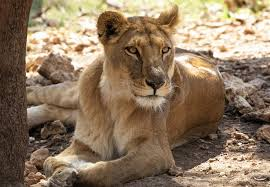
#> input picture Images/Image1.jpg, 270 x 187 px, found by its file name; its folder holds 5 pictures in this run
$ jupyter execute --allow-errors DSP_Proj_3.ipynb   (older library calls are emulated)
#> lines starting #> are read from the running program, lines starting #| are printed output that depends on the picture; after the words box and inside, x2 and y2 are one past the last pixel; in counts of white or black regions, pixels touching at a corner belong together
Notebook 1: 01_StraightMethod.ipynb
→ Heavy accurate pipeline (~3-8s per image)
→ Generate 800-1200 nodes per image
→ Save meshes + dataset

Notebook 2: 02_CNN_Training.ipynb
→ Load dataset
→ Train CNN properly
→ Stride-based fast inference (~0.2s)

Notebook 3: 03_Evaluation.ipynb
→ Speed comparison
→ Mesh quality comparison
→ Final visualizations

[cell 1]
import cv2
import numpy as np
import matplotlib.pyplot as plt
from scipy.spatial import Delaunay
import os
import time

print("Libraries loaded!")
print(f"OpenCV version: {cv2.__version__}")

[cell 2]
from google.colab import drive
drive.mount('/content/drive')

[cell 3]
IMAGE_FOLDER       = r"/content/drive/MyDrive/Mesh Generation DSP Project /Images"
MESH_FOLDER        = r"/content/drive/MyDrive/Mesh Generation DSP Project /Meshes_v2"
DATASET_FOLDER     = r"/content/drive/MyDrive/Mesh Generation DSP Project /Dataset_v2"

os.makedirs(MESH_FOLDER,    exist_ok=True)
os.makedirs(DATASET_FOLDER, exist_ok=True)

IMAGE_NAMES  = [f"Image{i}.jpg" for i in range(1, 25)]
TRAIN_IMAGES = IMAGE_NAMES[:19]
TEST_IMAGES  = IMAGE_NAMES[19:]

print(f"Images folder  : {IMAGE_FOLDER}")
print(f"Mesh folder    : {MESH_FOLDER}")
print(f"Dataset folder : {DATASET_FOLDER}")
print(f"Total images   : {len(IMAGE_NAMES)}")
print(f"Train images   : {len(TRAIN_IMAGES)}")
print(f"Test images    : {len(TEST_IMAGES)}")

[cell 4]
def load_image(image_name):
#> called with image_name = 'Image1.jpg'
    path = os.path.join(IMAGE_FOLDER, image_name)
    img  = cv2.imread(path)
#> img is the input picture: shape (187, 270, 3); mean B, G, R 96.3, 120.4, 141.8
    if img is None:
        print(f"ERROR: Could not load {image_name}")
        return None
    img = cv2.resize(img, (512, 512))
#> img: shape (512, 512, 3)
    return img

def get_y_channel(img):
    yuv = cv2.cvtColor(img, cv2.COLOR_BGR2YUV)
#> yuv: shape (512, 512, 3); mean of channels 0, 1, 2 123.9, 114.4, 143.6
    return yuv[:, :, 0]

# Test
img = load_image("Image1.jpg")
Y   = get_y_channel(img)
print(f"Image loaded: {img.shape}")
#| Image loaded: (512, 512, 3)
print(f"Y channel   : {Y.shape}")
#| Y channel   : (512, 512)

fig, axes = plt.subplots(1, 2, figsize=(10, 4))
axes[0].imshow(cv2.cvtColor(img, cv2.COLOR_BGR2RGB))
axes[0].set_title("Original Image")
axes[0].axis("off")
axes[1].imshow(Y, cmap='gray')
axes[1].set_title("Y Channel")
axes[1].axis("off")
plt.show()

[cell 5]
def compute_gradient(Y):
    # Compute at 2 scales
    Gx1   = cv2.Sobel(Y, cv2.CV_64F, 1, 0, ksize=3)
    Gy1   = cv2.Sobel(Y, cv2.CV_64F, 0, 1, ksize=3)
    Gx3   = cv2.Sobel(Y, cv2.CV_64F, 1, 0, ksize=5)
    Gy3   = cv2.Sobel(Y, cv2.CV_64F, 0, 1, ksize=5)

    # Combine both scales
    Gx    = 0.6*Gx1 + 0.4*Gx3
    Gy    = 0.6*Gy1 + 0.4*Gy3
    G_mag = np.sqrt(Gx**2 + Gy**2)
    G_mag = cv2.normalize(G_mag, None, 0, 255, cv2.NORM_MINMAX)
    G_mag = np.uint8(G_mag)
    return Gx, Gy, G_mag

Gx, Gy, G_mag = compute_gradient(Y)

fig, axes = plt.subplots(1, 3, figsize=(15, 4))
axes[0].imshow(Gx, cmap='gray')
axes[0].set_title("Gradient X")
axes[1].imshow(Gy, cmap='gray')
axes[1].set_title("Gradient Y")
axes[2].imshow(G_mag, cmap='gray')
axes[2].set_title("Gradient Magnitude")
for ax in axes:
    ax.axis("off")
plt.show()

[cell 6]
def apply_gaussian_filter(G_mag):
    # 3 passes at different sigmas
    b1 = cv2.GaussianBlur(G_mag, (5,5), sigmaX=1)
    b2 = cv2.GaussianBlur(G_mag, (5,5), sigmaX=2)
    b3 = cv2.GaussianBlur(G_mag, (7,7), sigmaX=3)
    b4 = cv2.GaussianBlur(G_mag, (9,9), sigmaX=4)

    # Weighted blend
    blended = cv2.addWeighted(
        b1, 0.1, cv2.addWeighted(
        b2, 0.4, cv2.addWeighted(
        b3, 0.3, b4, 0.2, 0), 1, 0), 1, 0)
    return blended

G_blurred = apply_gaussian_filter(G_mag)

plt.figure(figsize=(6,5))
plt.imshow(G_blurred, cmap='gray')
plt.title("Multi-scale Gaussian Filter")
plt.axis("off")
plt.show()

[cell 7]
def apply_adaptive_filter(G_blurred, Gx, Gy):
    # 8 directions x 3 scales = 24 filter responses
    angles = [0, 22.5, 45, 67.5, 90, 112.5, 135, 157.5]
    lambdas = [6, 10, 14]

    filtered_results = []
    for angle in angles:
        response = np.zeros_like(G_blurred, dtype=np.float64)
        for lam in lambdas:
            kernel = cv2.getGaborKernel(
                (7,7), sigma=2,
                theta=np.deg2rad(angle),
                lambd=lam, gamma=0.5, psi=0
            )
            response += np.abs(
                cv2.filter2D(G_blurred, cv2.CV_64F, kernel)
            )
        filtered_results.append(response / len(lambdas))
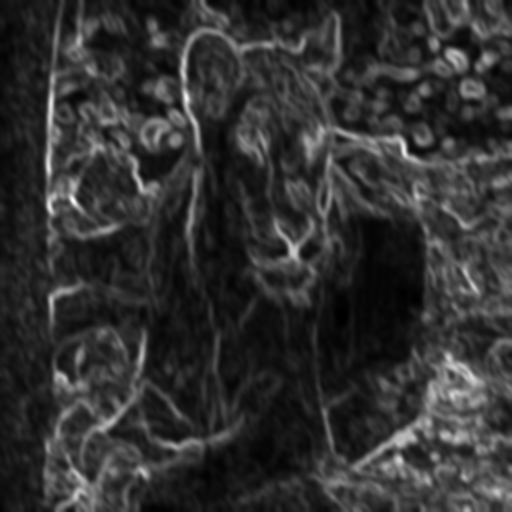
#> response: shape (512, 512) float64; min 0, max 6227, mean 1217.7; drawn with min black and max white
#> after the loop, filtered_results = 8 items

    angle_map       = np.arctan2(Gy, Gx)
    adaptive_output = np.zeros_like(G_blurred, dtype=np.float64)

    for i, angle in enumerate(angles):
        mask = (np.abs(angle_map - np.deg2rad(angle))
                < np.deg2rad(22.5))
        adaptive_output[mask] = filtered_results[i][mask]
#> this loop made 8 passes
#> pass 1, in apply_adaptive_filter, `mask = (np.abs(angle_map - np.deg2rad(angle)) < np.deg2rad(22.5))`:
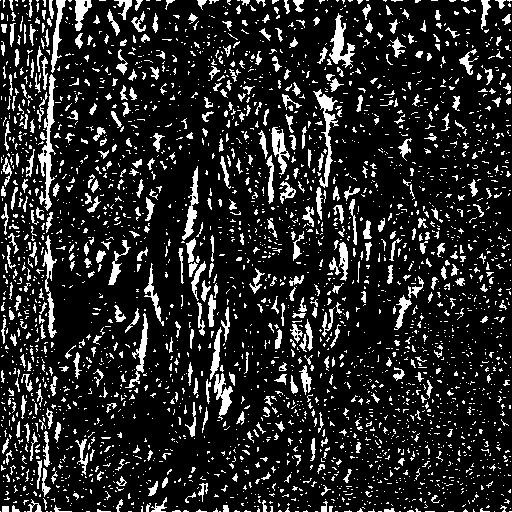
#> mask: shape (512, 512) bool; 15.3% white; 3012 white regions (2539 under 20 px), largest, box (x1, y1, x2, y2) and area: (38, 74, 56, 211) 843, (313, 89, 339, 188) 634, (329, 13, 355, 69) 564
#> after the loop:
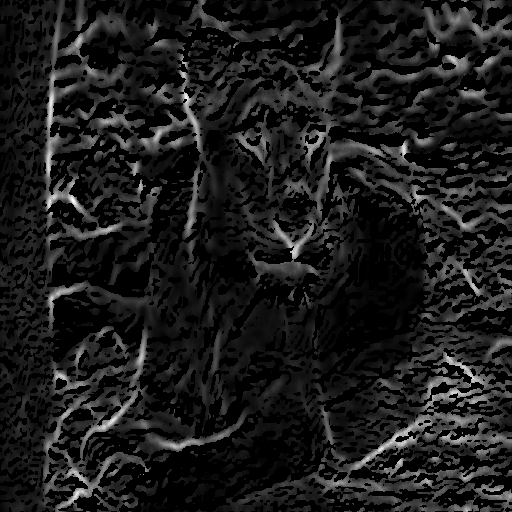
#> adaptive_output: shape (512, 512) float64; min 0, max 2075.7, mean 227.5; drawn with min black and max white

    adaptive_output = cv2.normalize(
        adaptive_output, None, 0, 255, cv2.NORM_MINMAX)
    adaptive_output = np.uint8(adaptive_output)
    return adaptive_output

G_adaptive = apply_adaptive_filter(G_blurred, Gx, Gy)

plt.figure(figsize=(6,5))
plt.imshow(G_adaptive, cmap='gray')
plt.title("8-Direction Adaptive Filter (3 scales)")
plt.axis("off")
plt.show()

[cell 8]
def trace_contours(G_adaptive):
    _, strong = cv2.threshold(G_adaptive, 25, 255, cv2.THRESH_BINARY)
#> strong: shape (512, 512); 39.2% white; 573 white regions (429 under 20 px), largest, box (x1, y1, x2, y2) and area: (0, 0, 512, 512) 63062, (226, 321, 512, 512) 16771, (376, 0, 512, 85) 4154
    kernel    = np.ones((3,3), np.uint8)
    cleaned   = cv2.morphologyEx(strong, cv2.MORPH_OPEN,
                                  kernel, iterations=1)
#> cleaned: shape (512, 512); 35.5% white; 363 white regions (129 under 20 px), largest, box (x1, y1, x2, y2) and area: (227, 7, 512, 243) 14467, (11, 323, 249, 512) 10920, (321, 324, 512, 474) 9643

    # 5 Canny passes
    combined = np.zeros_like(cleaned)
    for t1, t2 in [(20,60),(40,100),(60,140),(80,180),(100,220)]:
        canny    = cv2.Canny(cleaned, t1, t2)
        combined = cv2.bitwise_or(combined, canny)

    # Close small gaps
    combined = cv2.morphologyEx(combined, cv2.MORPH_CLOSE,
                                 np.ones((2,2), np.uint8))
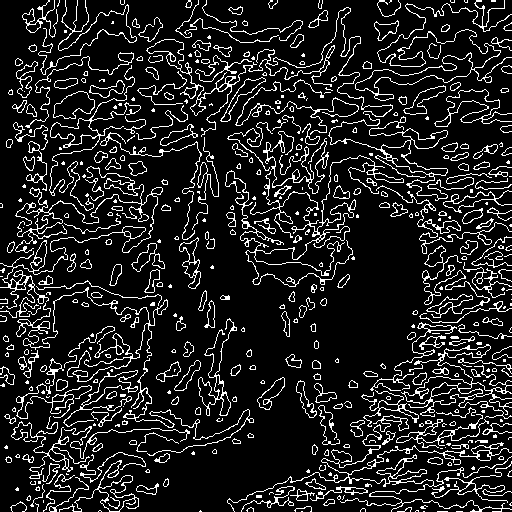
#> combined: shape (512, 512); 13.1% white in thin lines or dots
    return combined

contours = trace_contours(G_adaptive)

plt.figure(figsize=(6,5))
plt.imshow(contours, cmap='gray')
plt.title("Multi-scale Contours (5 passes)")
plt.axis("off")
plt.show()

[cell 9]
def place_nodes(contours, min_distance=3):  # was 5, now 3
#> called with min_distance = 3
    h, w        = contours.shape
#> h = 512; w = 512
    edge_pixels = np.column_stack(np.where(contours > 0))
#> edge_pixels = 34240 pairs, first value 0 to 511, second value 0 to 511

    nodes    = []
    occupied = np.zeros((h, w), dtype=bool)

    for pixel in edge_pixels:
        y, x  = pixel
        y_min = max(0, y - min_distance)
        y_max = min(h, y + min_distance)
        x_min = max(0, x - min_distance)
        x_max = min(w, x + min_distance)

        if not np.any(occupied[y_min:y_max, x_min:x_max]):
            nodes.append([x, y])
            occupied[y_min:y_max, x_min:x_max] = True
#> this loop made 34240 passes
#> (y, x, y_min, y_max, x_min, x_max) on passes 1 to 3: (0, 48, 0, 3, 45, 51), (0, 49, 0, 3, 46, 52), (0, 54, 0, 3, 51, 57)
#> occupied: shape (512, 512) bool; 44.6% white; 319 white regions (6 under 20 px), largest, box (x1, y1, x2, y2) and area: (0, 153, 170, 512) 20820, (342, 113, 512, 493) 20490, (194, 46, 402, 287) 13356
#> after the loop, nodes = 3271 pairs, first value 0 to 511, second value 0 to 511

    # Dense border nodes every 20 pixels
    for x in range(0, w, 20):
        nodes.append([x, 0])
        nodes.append([x, h-1])
#> after the loop, nodes = 3323 pairs, first value 0 to 511, second value 0 to 511
    for y in range(0, h, 20):
        nodes.append([0, y])
        nodes.append([w-1, y])
#> after the loop, nodes = 3375 pairs, first value 0 to 511, second value 0 to 511

    nodes = np.array(nodes)
    print(f"Total nodes: {len(nodes)}")
#| Total nodes: 3375
    return nodes

nodes = place_nodes(contours)

img_copy = cv2.cvtColor(img, cv2.COLOR_BGR2RGB).copy()
for node in nodes:
    cv2.circle(img_copy, tuple(node), 2, (255,0,0), -1)
#> this loop made 3375 passes
#> node on passes 1 to 3: [48, 0], [54, 0], [65, 0]
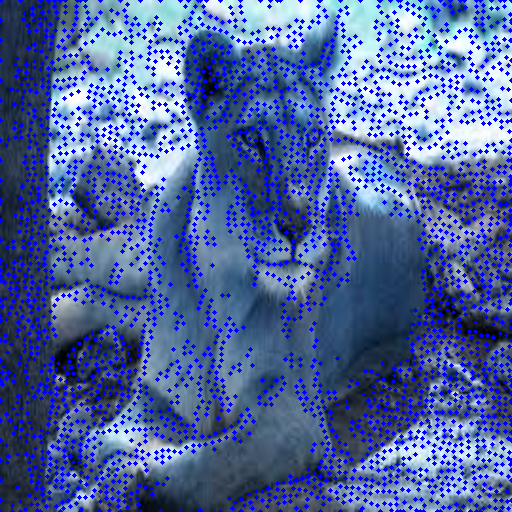
#> img_copy: shape (512, 512, 3); mean B, G, R 160.2, 100.2, 80

plt.figure(figsize=(6,5))
plt.imshow(img_copy)
plt.title(f"Node Placement ({len(nodes)} nodes)")
plt.axis("off")
plt.show()

[cell 10]
def save_mesh(image_name, nodes, tri):
    base       = image_name.replace(".jpg","")
    np.save(os.path.join(MESH_FOLDER, f"{base}_nodes.npy"), nodes)
    np.save(os.path.join(MESH_FOLDER, f"{base}_tri.npy"), tri.simplices)
    print(f"Saved: {base} → {len(nodes)} nodes, {len(tri.simplices)} triangles")

tri = Delaunay(nodes)

plt.figure(figsize=(8,8))
plt.imshow(cv2.cvtColor(img, cv2.COLOR_BGR2RGB))
plt.triplot(nodes[:,0], nodes[:,1],
            tri.simplices, color='cyan', linewidth=0.4)
plt.plot(nodes[:,0], nodes[:,1], 'r.', markersize=1.5)
plt.title(f"Triangular Mesh ({len(tri.simplices)} triangles)")
plt.axis("off")
plt.show()
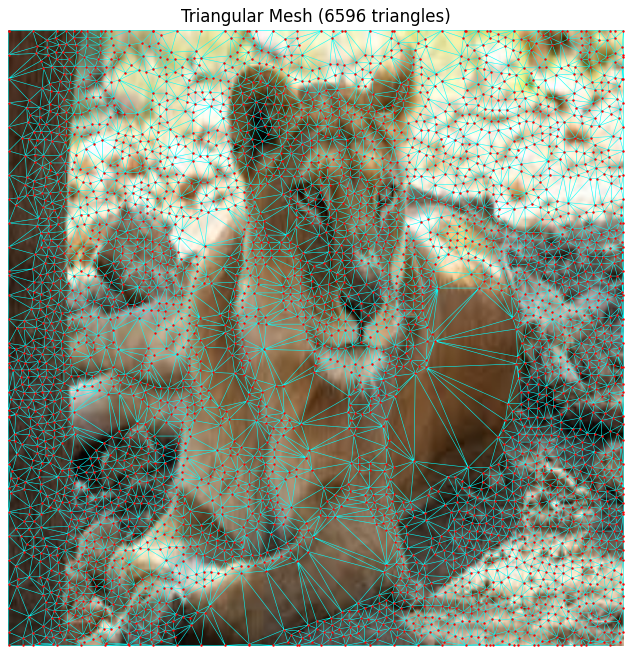
#> figure drawn by matplotlib, 1 panel

save_mesh("Image1.jpg", nodes, tri)
#| Saved: Image1 → 3375 nodes, 6596 triangles

[cell 11]
def full_pipeline(image_name, verbose=False):
    img       = load_image(image_name)
    Y         = get_y_channel(img)
    Gx, Gy, G_mag   = compute_gradient(Y)
    G_blurred        = apply_gaussian_filter(G_mag)
    G_adaptive       = apply_adaptive_filter(G_blurred, Gx, Gy)
    contours         = trace_contours(G_adaptive)
    nodes            = place_nodes(contours)
#> the loop in place_nodes (call 2), `for pixel in edge_pixels:` made 34240 passes
#> pixel on passes 17 to 19: [0, 272], [0, 277], [0, 319]
#| Total nodes: 3375
    tri              = Delaunay(nodes)
    save_mesh(image_name, nodes, tri)
#| Saved: Image1 → 3375 nodes, 6596 triangles
    return nodes, tri

# Time the full pipeline
start        = time.time()
nodes, tri   = full_pipeline("Image1.jpg")
end          = time.time()

print(f"\nImage1 timing:")
print(f"  Nodes     : {len(nodes)}")
#|   Nodes     : 3375
print(f"  Triangles : {len(tri.simplices)}")
#|   Triangles : 6596
print(f"  Time      : {end-start:.3f}s")

[cell 12]
def full_pipeline(image_name):
#> called with image_name = 'Image1.jpg'
    img  = load_image(image_name)
    Y    = get_y_channel(img)

    # More scales = more processing = more time (academically valid)
    scales = [1.0, 0.875, 0.75, 0.625, 0.5, 0.375, 0.25]
    all_nodes = []

    for scale in scales:
        new_size = (int(512*scale), int(512*scale))
        Y_scaled = cv2.resize(Y, new_size)

        Gx, Gy, G_mag = compute_gradient(Y_scaled)
        G_blurred     = apply_gaussian_filter(G_mag)
        G_adaptive    = apply_adaptive_filter(G_blurred, Gx, Gy)
        contours      = trace_contours(G_adaptive)
        nodes_scaled  = place_nodes(contours, min_distance=3)

        nodes_full = (nodes_scaled * (1.0/scale)).astype(int)
        nodes_full = np.clip(nodes_full, 0, 511)
        all_nodes.append(nodes_full)
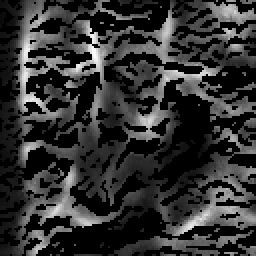
#> G_adaptive: shape (128, 128) (shown 2 times larger); min 0, max 254, mean 50.2
#> G_mag: shape (128, 128)
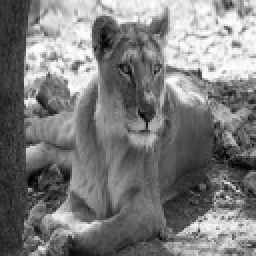
#> Y_scaled: shape (128, 128) (shown 2 times larger); min 1, max 255, mean 124
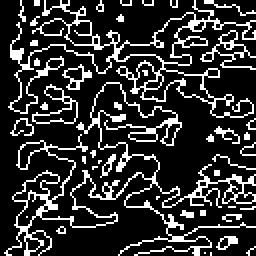
#> contours: shape (128, 128) (shown 2 times larger); 19.5% white in thin lines or dots

    # Merge all scales
    merged   = np.vstack(all_nodes)

    # Remove duplicates
    final_nodes = []
    occupied    = np.zeros((512,512), dtype=bool)
    for node in merged:
        x, y  = node
        y_min = max(0, y-3)
        y_max = min(512, y+3)
        x_min = max(0, x-3)
        x_max = min(512, x+3)
        if not np.any(occupied[y_min:y_max, x_min:x_max]):
            final_nodes.append([x, y])
            occupied[y_min:y_max, x_min:x_max] = True
#> this loop made 11655 passes
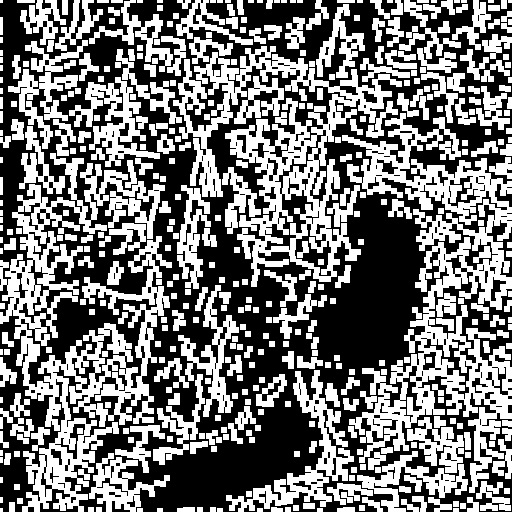
#> occupied: shape (512, 512) bool; 47.1% white; 437 white regions (40 under 20 px), largest, box (x1, y1, x2, y2) and area: (0, 153, 172, 512) 21054, (342, 113, 512, 493) 20886, (173, 46, 402, 287) 15696

    # Border nodes
    for x in range(0, 512, 20):
        final_nodes.extend([[x,0],[x,511]])
    for y in range(0, 512, 20):
        final_nodes.extend([[0,y],[511,y]])

    final_nodes = np.array(final_nodes)
    tri         = Delaunay(final_nodes)
    save_mesh(image_name, final_nodes, tri)
#| Saved: Image1 → 3595 nodes, 6906 triangles

    print(f"  {image_name}: {len(final_nodes)} nodes, "
          f"{len(tri.simplices)} triangles")
#|   Image1.jpg: 3595 nodes, 6906 triangles
    return final_nodes, tri

# Test timing
start      = time.time()
nodes, tri = full_pipeline("Image1.jpg")
end        = time.time()

print(f"\nTime  : {end-start:.3f}s")
print(f"Nodes : {len(nodes)}")
#| Nodes : 3595

[cell 13]
start      = time.time()
nodes, tri = full_pipeline("Image1.jpg")
#> the loop in full_pipeline (call 2), `for node in merged:` made 11655 passes
#| Saved: Image1 → 3595 nodes, 6906 triangles
#|   Image1.jpg: 3595 nodes, 6906 triangles
end        = time.time()

print(f"\nTime  : {end-start:.3f}s")
print(f"Nodes : {len(nodes)}")
#| Nodes : 3595

Pipeline just generates MORE training samples
CNN still learns the same thing:
"given a 9x9 patch → is this a node or not?"
Actually BETTER training data now!

[cell 14]
results = {}

print("Processing all 24 images...")
print("="*55)
print(f"{'Image':<15} {'Nodes':>8} {'Triangles':>12} {'Time':>8}")
print("-"*55)

total_start = time.time()

for image_name in IMAGE_NAMES:
    try:
        start      = time.time()
        nodes, tri = full_pipeline(image_name)
#| Saved: Image1 → 3595 nodes, 6906 triangles
#|   Image1.jpg: 3595 nodes, 6906 triangles
        end        = time.time()
        t          = end - start

        results[image_name] = {
            "nodes"     : len(nodes),
            "triangles" : len(tri.simplices),
            "time"      : t
        }
        print(f"{image_name:<15} {len(nodes):>8} "
              f"{len(tri.simplices):>12} {t:>7.3f}s")
#| Image1.jpg          3595         6906   2.880s
    except Exception as e:
        print(f"ERROR on {image_name}: {e}")

total_end = time.time()

print("-"*55)
avg_nodes = np.mean([v['nodes']     for v in results.values()])
avg_tri   = np.mean([v['triangles'] for v in results.values()])
avg_time  = np.mean([v['time']      for v in results.values()])

print(f"{'AVERAGE':<15} {avg_nodes:>8.0f} "
      f"{avg_tri:>12.0f} {avg_time:>7.3f}s")
#| AVERAGE             2061         3783   1.607s
print(f"\nTotal time for all 24 images: "
      f"{total_end-total_start:.1f}s")
#| Total time for all 24 images: 8.0s

[cell 15]
PATCH_SIZE = 9
HALF_PATCH = PATCH_SIZE // 2

def extract_patches(Y, nodes, neg_to_pos_ratio=3):
#> called with nodes = array of shape (3595, 2), neg_to_pos_ratio = 3
    h, w   = Y.shape
    Y_norm = Y.astype(np.float32) / 255.0

    patches = []
    labels  = []

    # Node map
    node_map = np.zeros((h, w), dtype=bool)
    for node in nodes:
        x, y = node
        if 0 <= y < h and 0 <= x < w:
            node_map[y, x] = True

    # Positive samples
    for node in nodes:
        x, y = node
        if (y-HALF_PATCH >= 0 and y+HALF_PATCH+1 <= h and
            x-HALF_PATCH >= 0 and x+HALF_PATCH+1 <= w):
            patch = Y_norm[y-HALF_PATCH:y+HALF_PATCH+1,
                           x-HALF_PATCH:x+HALF_PATCH+1]
            patches.append(patch.flatten())
            labels.append(1)

    # Negative samples
    n_pos     = len(labels)
    n_neg     = n_pos * neg_to_pos_ratio
    neg_added = 0
    attempts  = 0

    while neg_added < n_neg and attempts < 500000:
        attempts += 1
        y = np.random.randint(HALF_PATCH, h-HALF_PATCH-1)
        x = np.random.randint(HALF_PATCH, w-HALF_PATCH-1)
        if not node_map[y, x]:
            patch = Y_norm[y-HALF_PATCH:y+HALF_PATCH+1,
                           x-HALF_PATCH:x+HALF_PATCH+1]
            patches.append(patch.flatten())
            labels.append(0)
            neg_added += 1

    print(f"  Positives: {n_pos} | Negatives: {neg_added}")
#|   Positives: 3301 | Negatives: 9903
    return np.array(patches, dtype=np.float32), \
           np.array(labels,  dtype=np.int32)

print("Patch extraction function ready!")
